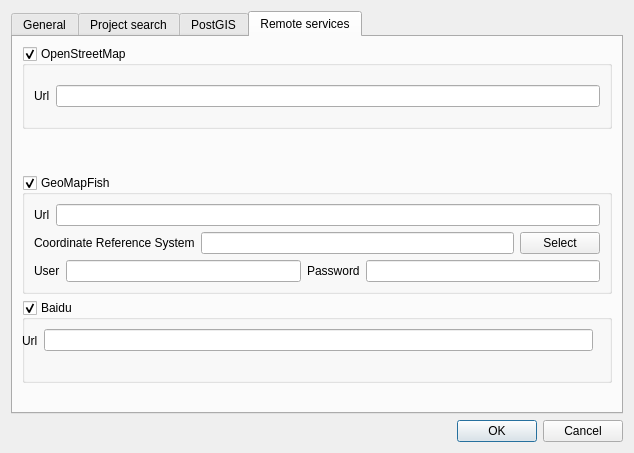
<?xml version="1.0" encoding="UTF-8"?>
<ui version="4.0">
 <class>Configuration</class>
 <widget class="QDialog" name="Configuration">
  <property name="geometry">
   <rect>
    <x>0</x>
    <y>0</y>
    <width>634</width>
    <height>453</height>
   </rect>
  </property>
  <property name="windowTitle">
   <string>Quick Finder - Configuration</string>
  </property>
  <layout class="QVBoxLayout" name="verticalLayout">
   <item>
    <widget class="QTabWidget" name="tabWidget">
     <property name="enabled">
      <bool>true</bool>
     </property>
     <property name="currentIndex">
      <number>3</number>
     </property>
     <widget class="QWidget" name="optionsTab">
      <attribute name="title">
       <string>General</string>
      </attribute>
      <layout class="QFormLayout" name="formLayout">
       <property name="fieldGrowthPolicy">
        <enum>QFormLayout::AllNonFixedFieldsGrow</enum>
       </property>
       <item row="2" column="0" colspan="2">
        <layout class="QFormLayout" name="formLayout_4">
         <item row="0" column="0">
          <widget class="QLabel" name="geomapfish_limitLabel">
           <property name="text">
            <string>Limit per layer/category</string>
           </property>
          </widget>
         </item>
         <item row="0" column="1">
          <layout class="QHBoxLayout" name="horizontalLayout_6">
           <item>
            <widget class="QSpinBox" name="categoryLimit">
             <property name="minimum">
              <number>1</number>
             </property>
             <property name="maximum">
              <number>1000</number>
             </property>
             <property name="value">
              <number>10</number>
             </property>
            </widget>
           </item>
           <item>
            <spacer name="horizontalSpacer_4">
             <property name="orientation">
              <enum>Qt::Horizontal</enum>
             </property>
             <property name="sizeHint" stdset="0">
              <size>
               <width>40</width>
               <height>20</height>
              </size>
             </property>
            </spacer>
           </item>
          </layout>
         </item>
         <item row="1" column="0">
          <widget class="QLabel" name="geomapfish_partitionlimitLabel">
           <property name="text">
            <string>Total limit per service</string>
           </property>
          </widget>
         </item>
         <item row="1" column="1">
          <layout class="QHBoxLayout" name="horizontalLayout_5">
           <item>
            <widget class="QSpinBox" name="totalLimit">
             <property name="minimum">
              <number>1</number>
             </property>
             <property name="maximum">
              <number>1000</number>
             </property>
             <property name="value">
              <number>80</number>
             </property>
            </widget>
           </item>
           <item>
            <spacer name="horizontalSpacer_3">
             <property name="orientation">
              <enum>Qt::Horizontal</enum>
             </property>
             <property name="sizeHint" stdset="0">
              <size>
               <width>40</width>
               <height>20</height>
              </size>
             </property>
            </spacer>
           </item>
          </layout>
         </item>
        </layout>
       </item>
       <item row="1" column="0" colspan="2">
        <layout class="QHBoxLayout" name="horizontalLayout_2">
         <item>
          <widget class="QLabel" name="label">
           <property name="text">
            <string>Keep last</string>
           </property>
          </widget>
         </item>
         <item>
          <widget class="QSpinBox" name="historyLength">
           <property name="minimum">
            <number>1</number>
           </property>
           <property name="maximum">
            <number>10</number>
           </property>
           <property name="value">
            <number>3</number>
           </property>
          </widget>
         </item>
         <item>
          <widget class="QLabel" name="label_3">
           <property name="text">
            <string>text searches</string>
           </property>
          </widget>
         </item>
         <item>
          <spacer name="horizontalSpacer_2">
           <property name="orientation">
            <enum>Qt::Horizontal</enum>
           </property>
           <property name="sizeHint" stdset="0">
            <size>
             <width>40</width>
             <height>20</height>
            </size>
           </property>
          </spacer>
         </item>
        </layout>
       </item>
      </layout>
     </widget>
     <widget class="QWidget" name="projectTab">
      <attribute name="title">
       <string>Project search</string>
      </attribute>
      <layout class="QVBoxLayout" name="verticalLayout_4">
       <item>
        <widget class="QGroupBox" name="project">
         <property name="title">
          <string>Search in project layers</string>
         </property>
         <property name="checkable">
          <bool>true</bool>
         </property>
         <layout class="QGridLayout" name="gridLayout">
          <item row="0" column="0">
           <layout class="QHBoxLayout" name="horizontalLayout_9">
            <item>
             <widget class="QLabel" name="label_2">
              <property name="text">
               <string>QuickFinder file</string>
              </property>
             </widget>
            </item>
            <item>
             <widget class="QLineEdit" name="qftsfilepath">
              <property name="readOnly">
               <bool>true</bool>
              </property>
             </widget>
            </item>
            <item>
             <widget class="QToolButton" name="openFileButton">
              <property name="toolTip">
               <string>Open existing QuickFinder file</string>
              </property>
              <property name="text">
               <string>...</string>
              </property>
              <property name="icon">
               <iconset resource="../resources.qrc">
                <normaloff>:/plugins/quickfinder/icons/open.svg</normaloff>:/plugins/quickfinder/icons/open.svg</iconset>
              </property>
             </widget>
            </item>
            <item>
             <widget class="QToolButton" name="createFileButton">
              <property name="toolTip">
               <string>Create a new QuickFinder file</string>
              </property>
              <property name="text">
               <string>Create a new QuickFinder file</string>
              </property>
              <property name="icon">
               <iconset resource="../resources.qrc">
                <normaloff>:/plugins/quickfinder/icons/new.svg</normaloff>:/plugins/quickfinder/icons/new.svg</iconset>
              </property>
             </widget>
            </item>
           </layout>
          </item>
          <item row="2" column="0">
           <widget class="QTableView" name="projectSearchTable">
            <property name="enabled">
             <bool>false</bool>
            </property>
            <property name="selectionMode">
             <enum>QAbstractItemView::MultiSelection</enum>
            </property>
            <property name="selectionBehavior">
             <enum>QAbstractItemView::SelectRows</enum>
            </property>
            <property name="sortingEnabled">
             <bool>true</bool>
            </property>
            <attribute name="verticalHeaderVisible">
             <bool>false</bool>
            </attribute>
           </widget>
          </item>
          <item row="3" column="0">
           <layout class="QHBoxLayout" name="horizontalLayout_10">
            <item>
             <widget class="QCheckBox" name="refreshAuto">
              <property name="text">
               <string>Automatically refresh after</string>
              </property>
              <property name="checked">
               <bool>true</bool>
              </property>
             </widget>
            </item>
            <item>
             <widget class="QSpinBox" name="refreshDelay">
              <property name="minimum">
               <number>1</number>
              </property>
              <property name="maximum">
               <number>999</number>
              </property>
              <property name="value">
               <number>15</number>
              </property>
             </widget>
            </item>
            <item>
             <widget class="QLabel" name="label_4">
              <property name="text">
               <string>day(s)</string>
              </property>
             </widget>
            </item>
            <item>
             <spacer name="horizontalSpacer_7">
              <property name="orientation">
               <enum>Qt::Horizontal</enum>
              </property>
              <property name="sizeHint" stdset="0">
               <size>
                <width>40</width>
                <height>20</height>
               </size>
              </property>
             </spacer>
            </item>
           </layout>
          </item>
          <item row="1" column="0">
           <widget class="QWidget" name="projectSearchButtonsWidget" native="true">
            <layout class="QHBoxLayout" name="projectSearchButtonsLayout">
             <item>
              <widget class="QToolButton" name="addSearchButton">
               <property name="toolTip">
                <string>Add a new layer search</string>
               </property>
               <property name="icon">
                <iconset resource="../resources.qrc">
                 <normaloff>:/plugins/quickfinder/icons/add.png</normaloff>:/plugins/quickfinder/icons/add.png</iconset>
               </property>
              </widget>
             </item>
             <item>
              <widget class="QToolButton" name="removeSearchButton">
               <property name="toolTip">
                <string>Remove</string>
               </property>
               <property name="text">
                <string>...</string>
               </property>
               <property name="icon">
                <iconset resource="../resources.qrc">
                 <normaloff>:/plugins/quickfinder/icons/remove.png</normaloff>:/plugins/quickfinder/icons/remove.png</iconset>
               </property>
              </widget>
             </item>
             <item>
              <widget class="QToolButton" name="editSearchButton">
               <property name="toolTip">
                <string>Edit</string>
               </property>
               <property name="text">
                <string>...</string>
               </property>
               <property name="icon">
                <iconset resource="../resources.qrc">
                 <normaloff>:/plugins/quickfinder/icons/edit.svg</normaloff>:/plugins/quickfinder/icons/edit.svg</iconset>
               </property>
              </widget>
             </item>
             <item>
              <spacer name="horizontalSpacer_6">
               <property name="orientation">
                <enum>Qt::Horizontal</enum>
               </property>
               <property name="sizeHint" stdset="0">
                <size>
                 <width>40</width>
                 <height>20</height>
                </size>
               </property>
              </spacer>
             </item>
             <item>
              <widget class="QToolButton" name="refreshButton">
               <property name="text">
                <string/>
               </property>
               <property name="icon">
                <iconset resource="../resources.qrc">
                 <normaloff>:/plugins/quickfinder/icons/refresh.svg</normaloff>:/plugins/quickfinder/icons/refresh.svg</iconset>
               </property>
              </widget>
             </item>
            </layout>
           </widget>
          </item>
         </layout>
        </widget>
       </item>
      </layout>
     </widget>
     <widget class="QWidget" name="postgisTab">
      <attribute name="title">
       <string>PostGIS</string>
      </attribute>
      <layout class="QVBoxLayout" name="verticalLayout_6">
       <item>
        <widget class="QGroupBox" name="postgis">
         <property name="enabled">
          <bool>true</bool>
         </property>
         <property name="title">
          <string>Search in PostGIS database</string>
         </property>
         <property name="checkable">
          <bool>true</bool>
         </property>
         <layout class="QGridLayout" name="gridLayout_2">
          <item row="1" column="0" colspan="2">
           <widget class="QWidget" name="postgisSearchButtonsWidget" native="true">
            <layout class="QHBoxLayout" name="projectSearchButtonsLayout_2">
             <item>
              <widget class="QToolButton" name="addPostgisSearchButton">
               <property name="toolTip">
                <string>Add a new layer search</string>
               </property>
               <property name="icon">
                <iconset resource="../resources.qrc">
                 <normaloff>:/plugins/quickfinder/icons/add.png</normaloff>:/plugins/quickfinder/icons/add.png</iconset>
               </property>
              </widget>
             </item>
             <item>
              <widget class="QToolButton" name="removePostgisSearchButton">
               <property name="toolTip">
                <string>Remove</string>
               </property>
               <property name="text">
                <string>...</string>
               </property>
               <property name="icon">
                <iconset resource="../resources.qrc">
                 <normaloff>:/plugins/quickfinder/icons/remove.png</normaloff>:/plugins/quickfinder/icons/remove.png</iconset>
               </property>
              </widget>
             </item>
             <item>
              <widget class="QToolButton" name="editPostgisSearchButton">
               <property name="toolTip">
                <string>Edit</string>
               </property>
               <property name="text">
                <string>...</string>
               </property>
               <property name="icon">
                <iconset resource="../resources.qrc">
                 <normaloff>:/plugins/quickfinder/icons/edit.svg</normaloff>:/plugins/quickfinder/icons/edit.svg</iconset>
               </property>
              </widget>
             </item>
             <item>
              <spacer name="horizontalSpacer_9">
               <property name="orientation">
                <enum>Qt::Horizontal</enum>
               </property>
               <property name="sizeHint" stdset="0">
                <size>
                 <width>40</width>
                 <height>20</height>
                </size>
               </property>
              </spacer>
             </item>
            </layout>
           </widget>
          </item>
          <item row="2" column="0" colspan="2">
           <widget class="QTableView" name="postgisSearchTable">
            <property name="enabled">
             <bool>true</bool>
            </property>
            <property name="selectionMode">
             <enum>QAbstractItemView::MultiSelection</enum>
            </property>
            <property name="selectionBehavior">
             <enum>QAbstractItemView::SelectRows</enum>
            </property>
            <property name="sortingEnabled">
             <bool>true</bool>
            </property>
            <attribute name="verticalHeaderVisible">
             <bool>false</bool>
            </attribute>
           </widget>
          </item>
          <item row="0" column="0">
           <widget class="QLabel" name="label_5">
            <property name="text">
             <string>Connection</string>
            </property>
           </widget>
          </item>
          <item row="0" column="1">
           <widget class="QComboBox" name="postgisConnection">
            <property name="sizePolicy">
             <sizepolicy hsizetype="Expanding" vsizetype="Fixed">
              <horstretch>0</horstretch>
              <verstretch>0</verstretch>
             </sizepolicy>
            </property>
           </widget>
          </item>
         </layout>
        </widget>
       </item>
      </layout>
     </widget>
     <widget class="QWidget" name="servicesTab">
      <attribute name="title">
       <string>Remote services</string>
      </attribute>
      <layout class="QVBoxLayout" name="verticalLayout_2">
       <item>
        <widget class="QGroupBox" name="osm">
         <property name="title">
          <string>OpenStreetMap</string>
         </property>
         <property name="checkable">
          <bool>true</bool>
         </property>
         <layout class="QVBoxLayout" name="verticalLayout_5">
          <item>
           <layout class="QHBoxLayout" name="horizontalLayout_8">
            <item>
             <widget class="QLabel" name="osmUrlLabel">
              <property name="text">
               <string>Url</string>
              </property>
             </widget>
            </item>
            <item>
             <widget class="QLineEdit" name="osmUrl"/>
            </item>
           </layout>
          </item>
         </layout>
        </widget>
       </item>
       <item>
        <spacer name="verticalSpacer">
         <property name="orientation">
          <enum>Qt::Vertical</enum>
         </property>
         <property name="sizeType">
          <enum>QSizePolicy::Fixed</enum>
         </property>
         <property name="sizeHint" stdset="0">
          <size>
           <width>20</width>
           <height>40</height>
          </size>
         </property>
        </spacer>
       </item>
       <item>
        <widget class="QGroupBox" name="geomapfish">
         <property name="title">
          <string>GeoMapFish</string>
         </property>
         <property name="checkable">
          <bool>true</bool>
         </property>
         <layout class="QVBoxLayout" name="verticalLayout_3">
          <item>
           <layout class="QHBoxLayout" name="horizontalLayout_4">
            <item>
             <widget class="QLabel" name="geomapfish_urlLabel">
              <property name="text">
               <string>Url</string>
              </property>
             </widget>
            </item>
            <item>
             <widget class="QLineEdit" name="geomapfishUrl"/>
            </item>
           </layout>
          </item>
          <item>
           <layout class="QHBoxLayout" name="horizontalLayout_3">
            <item>
             <widget class="QLabel" name="geomapfishCrsLabel">
              <property name="sizePolicy">
               <sizepolicy hsizetype="Preferred" vsizetype="Preferred">
                <horstretch>0</horstretch>
                <verstretch>0</verstretch>
               </sizepolicy>
              </property>
              <property name="text">
               <string>Coordinate Reference System</string>
              </property>
             </widget>
            </item>
            <item>
             <widget class="QLineEdit" name="geomapfishCrs">
              <property name="enabled">
               <bool>true</bool>
              </property>
              <property name="inputMask">
               <string/>
              </property>
              <property name="readOnly">
               <bool>true</bool>
              </property>
             </widget>
            </item>
            <item>
             <widget class="QPushButton" name="geomapfishCrsButton">
              <property name="text">
               <string>Select</string>
              </property>
             </widget>
            </item>
           </layout>
          </item>
          <item>
           <layout class="QHBoxLayout" name="horizontalLayout">
            <item>
             <widget class="QLabel" name="geomapfishUserLabel">
              <property name="text">
               <string>User</string>
              </property>
             </widget>
            </item>
            <item>
             <widget class="QLineEdit" name="geomapfishUser"/>
            </item>
            <item>
             <widget class="QLabel" name="geomapfishPassLabel">
              <property name="text">
               <string>Password</string>
              </property>
             </widget>
            </item>
            <item>
             <widget class="QLineEdit" name="geomapfishPass">
              <property name="echoMode">
               <enum>QLineEdit::Password</enum>
              </property>
             </widget>
            </item>
           </layout>
          </item>
         </layout>
        </widget>
       </item>
       <item>
        <widget class="QGroupBox" name="baidu">
         <property name="title">
          <string>Baidu</string>
         </property>
         <property name="checkable">
          <bool>true</bool>
         </property>
         <widget class="QWidget" name="horizontalLayoutWidget">
          <property name="geometry">
           <rect>
            <x>0</x>
            <y>20</y>
            <width>571</width>
            <height>41</height>
           </rect>
          </property>
          <layout class="QHBoxLayout" name="horizontalLayout_7">
           <item>
            <widget class="QLabel" name="label_6">
             <property name="text">
              <string>Url</string>
             </property>
            </widget>
           </item>
           <item>
            <widget class="QLineEdit" name="baiduUrl"/>
           </item>
          </layout>
         </widget>
        </widget>
       </item>
       <item>
        <spacer name="verticalSpacer_2">
         <property name="orientation">
          <enum>Qt::Vertical</enum>
         </property>
         <property name="sizeType">
          <enum>QSizePolicy::Fixed</enum>
         </property>
         <property name="sizeHint" stdset="0">
          <size>
           <width>20</width>
           <height>20</height>
          </size>
         </property>
        </spacer>
       </item>
      </layout>
     </widget>
    </widget>
   </item>
   <item>
    <widget class="QDialogButtonBox" name="buttonBox">
     <property name="orientation">
      <enum>Qt::Horizontal</enum>
     </property>
     <property name="standardButtons">
      <set>QDialogButtonBox::Cancel|QDialogButtonBox::Ok</set>
     </property>
    </widget>
   </item>
  </layout>
 </widget>
 <resources>
  <include location="../resources.qrc"/>
 </resources>
 <connections>
  <connection>
   <sender>buttonBox</sender>
   <signal>accepted()</signal>
   <receiver>Configuration</receiver>
   <slot>accept()</slot>
   <hints>
    <hint type="sourcelabel">
     <x>236</x>
     <y>241</y>
    </hint>
    <hint type="destinationlabel">
     <x>157</x>
     <y>166</y>
    </hint>
   </hints>
  </connection>
  <connection>
   <sender>buttonBox</sender>
   <signal>rejected()</signal>
   <receiver>Configuration</receiver>
   <slot>reject()</slot>
   <hints>
    <hint type="sourcelabel">
     <x>257</x>
     <y>241</y>
    </hint>
    <hint type="destinationlabel">
     <x>257</x>
     <y>166</y>
    </hint>
   </hints>
  </connection>
 </connections>
</ui>
